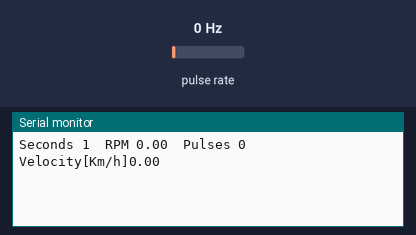
Simulated run of this sketch. Board: Arduino Uno, built with avr-gcc and run on an emulated ATmega328P. Shown: the last lines printed to the serial monitor. Wiring (inferred from the names in the program): pulse sensor: data pin 2. The inputs (shaded band) are chosen by the test bench; at power-on: pulse rate 0 Hz.

Above: at 1.2 s.
1.3 s: pulse rate (sensor on pin 2) set to 4 Hz
At 2.6 s:
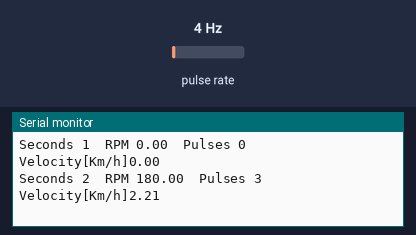
2.8 s: pulse rate (sensor on pin 2) set to 50 Hz
At 3.8 s:
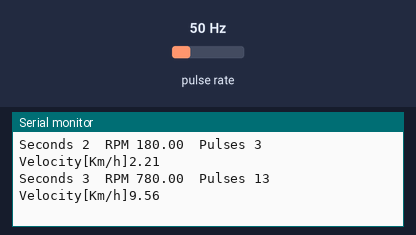
Timing chart, 0 to 5.8 s (numbered marks = the images above; inputs shaded):
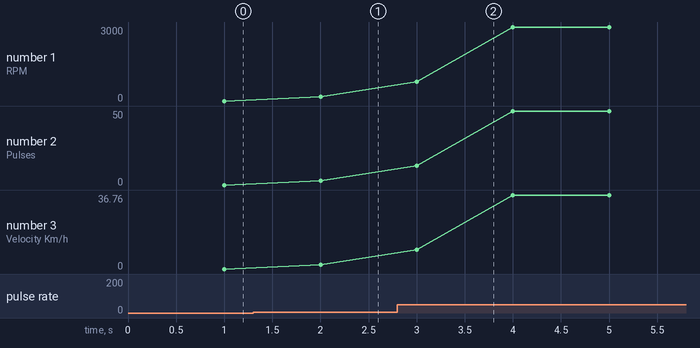

The sketch:

Ejercicio11-LM393_cuentapulsos.ino
```cpp
/// Variables //////////////////////////////////////////////////////////////////////////////////////////////////////////////
int encoder_pin = 2;            //Pin 2, donde se conecta el encoder
int encoder_pin_A = A5;            //Pin A5, donde se conecta la señal analógica del encoder
float rpm = 0;           // Revoluciones por minuto calculadas.
float velocity = 0;                 //Velocidad en [Km/h]
volatile byte pulses = 0;       // Número de pulsos leidos por el Arduino en un segundo
unsigned long timeold = 0;  // Tiempo
unsigned int pulsesperturn = 1; //20; // Número de muescas que tiene el disco del encoder.
const int wheel_diameter = 65;   // Diámetro de la rueda pequeña[mm]
static volatile unsigned long debounce = 0; // Tiempo del rebote.
////  Configuración del Arduino /////////////////////////////////////////////////////////
void setup(){
   Serial.begin(9600); // Configuración del puerto serie
   pinMode(encoder_pin, INPUT); // Configuración del pin nº2
   attachInterrupt(0, counter, RISING); // Configuración de la interrupción 0, donde esta conectado.
   pulses = 0;
   rpm = 0;
   timeold = 0;
}
////  Programa principal ///////////////////////////////////////////////////////////////////////
 void loop(){
  /*/ Serial Plotter: graph of digital and analog signal
  Serial.print(digitalRead(encoder_pin)*500); Serial.print("\t");
  Serial.print(300,DEC);  Serial.print("\t");
  Serial.print(600,DEC);  Serial.print("\t");
  Serial.println(analogRead(encoder_pin_A));
  */

  if (millis() - timeold >= 1000) {
    // Se actualiza cada segundo
    noInterrupts(); //Don't process interrupts during calculations // Desconectamos la interrupción para que no actué en esta parte del programa.
      rpm = 60*((float)pulses/(float)pulsesperturn)/ ((millis() - timeold)/1000); // Calculamos las revoluciones por minuto
      velocity = rpm * 3.1416 * wheel_diameter * 60 / 1000000; // Cálculo de la velocidad en [Km/h]

    timeold = millis(); // Almacenamos el tiempo actual.
    Serial.print("Seconds "); Serial.print(millis()/1000); Serial.print("\t");// Se envia al puerto serie el valor de tiempo, de las rpm y los pulsos.
    Serial.print("RPM ");     Serial.print(rpm,2);         Serial.print("\t");
    Serial.print("Pulses ");  Serial.print(pulses,DEC);    Serial.print("\t");
    Serial.print("Velocity[Km/h]"); Serial.println(velocity,2);
    pulses = 0;  // Inicializamos los pulsos.
    interrupts(); // Restart the interrupt processing // Reiniciamos la interrupción
  }
 }
////Fin de programa principal //////////////////////////////////////////////////////////////////////////////////
///////////////////////////Función que cuenta los pulsos buenos ///////////////////////////////////////////
 void counter(){
  if(  digitalRead(encoder_pin) && (micros()-debounce > 500) && digitalRead(encoder_pin) ) {
// Vuelve a comprobar que el encoder envia una señal buena y luego comprueba que el tiempo es superior a 500 microsegundos y vuelve a comprobar que la señal es correcta.
        debounce = micros(); // Almacena el tiempo para comprobar que no contamos el rebote que hay en la señal.
        pulses++;}  // Suma el pulso bueno que entra.
        else ; }
```

Measured:
- after the input at 1.3 s, the serial monitor: prints a new line after 0.70 s (image 1)
- after the input at 2.8 s, the serial monitor: prints a new line after 0.20 s (image 2)
- plotted number 1: 0 → 180 after the input at 1.3 s, 180 → 3000 after the input at 2.8 s
- plotted number 2: 0 → 3 after the input at 1.3 s, 3 → 50 after the input at 2.8 s
- plotted number 3: 0 → 2.21 after the input at 1.3 s, 2.21 → 36.76 after the input at 2.8 s
